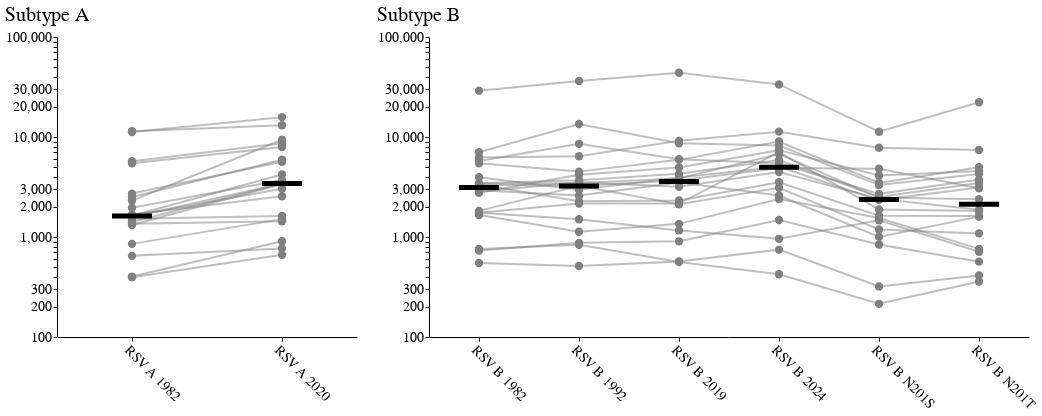

The notebook cell this image was saved under:
### Markdown cell above
## before and after plot

### Code cell
import altair as alt

# Filter the DataFrame to exclude unwanted serum values
filtered_df = RSV_IC50_mean[~RSV_IC50_mean['serum'].isin(['BEI_neg', 'BEI negative'])]

# Define a selection for viruses
virus_selection = alt.selection_point(fields=['virus'], bind='legend', name="Virus Selection")

# Create the median layer (with larger ticks)
def create_median_layer(data):
    return alt.Chart(data).mark_tick(
        thickness=5,  # Thickness of the tick
        size=40,  # Length of the tick
        color='black'
    ).encode(
        x=alt.X('virus:N', title=None),  # X-axis for virus
        y=alt.Y('median(geo_mean_NT50):Q', title=None)  # Median per virus
    ).transform_filter(
        virus_selection  # Apply selection for interactivity
    )

# Create the individual serum line chart
def create_serum_chart(data, width):
    return alt.Chart(data).mark_line(
        point=alt.OverlayMarkDef(size=70, color='grey'),  # Medium grey points
        color='grey',  # Medium grey lines
        opacity=0.5  # Slightly see-through connecting lines
    ).encode(
        x=alt.X('virus:N', title='RSV pseudovirus', axis=alt.Axis(labelAngle=45)),
        y=alt.Y('geo_mean_NT50:Q', 
                title='Sera neutralization titer (geo_mean_NT50)', 
                scale=alt.Scale(type='log')),
        detail='serum:N',  # Ensure lines connect per serum, not virus
        tooltip=[
            alt.Tooltip('serum:N', title='Serum'),
            alt.Tooltip('virus:N', title='Virus'),
            alt.Tooltip('geo_mean_NT50:Q', title='geo_mean_NT50')
        ]
    ).add_params(
        virus_selection  # Add the interactive selection
    ).properties(
        width=width,
        height=300
    )

# Create layered charts for subtypes
chart_A = alt.layer(
    create_serum_chart(filtered_df[filtered_df['subtype'] == 'A'], 300),  # Serum lines
    create_median_layer(filtered_df[filtered_df['subtype'] == 'A'])  # Median ticks
).properties(
    title="Subtype A"
)

chart_B = alt.layer(
    create_serum_chart(filtered_df[filtered_df['subtype'] == 'B'], 600),  # Serum lines
    create_median_layer(filtered_df[filtered_df['subtype'] == 'B'])  # Median ticks
).properties(
    title="Subtype B"
)

# Save the Subtype A chart as an interactive HTML file
#chart_A.save("03_output/plots/Subtype_A_interactive_with_legend.html")

# Save the Subtype B chart as an interactive HTML file
#chart_B.save("03_output/plots/Subtype_B_interactive_with_legend.html")

# Combine the two charts horizontally for viewing in the notebook
combined_chart = alt.hconcat(chart_A, chart_B).resolve_scale(
    y='shared'  # Share the y-axis scale between the two charts
)

combined_chart

### Figure 1 — Vega-Lite specification as saved in the notebook (floating-point values rounded to 4 significant figures)
{"config": {"background": "transparent", "title": {"fontSize": 20, "fontWeight": "normal", "font": "Helvetica", "anchor": "start", "color": "#000000", "orient": "top", "offset": 5, "subtitleColor": "gray", "subtitleFont": "Helvetica", "subtitleFontWeight": "normal", "subtitleFontSize": 18, "subtitlePadding": 2}, "axis": {"domain": true, "domainColor": "black", "domainWidth": 1, "grid": false, "gridColor": "#DEDDDD", "gridWidth": 0.5, "labelFont": "Helvetica", "labelFontSize": 14, "labelFlush": false, "labelFontWeight": "normal", "labelPadding": 2, "tickColor": "black", "tickSize": 4, "tickWidth": 1, "titleFont": "Helvetica", "titleAlign": "center", "titleFontWeight": "bold", "titleFontSize": 14, "titlePadding": 5}, "legend": {"labelFont": "Helvetica", "labelFontSize": 14, "symbolSize": 100, "titleFont": "Helvetica", "titleFontSize": 14, "titleFontWeight": "bold", "padding": 5, "titleLimit": 200, "gradientLength": 100}, "range": {"category": ["#4e79a7", "#f28e2c", "#e15759", "#76b7b2", "#59a14f", "#edc949", "#af7aa1", "#ff9da7", "#9c755f", "#bab0ab"], "diverging": ["#c7e9b4", "#7fcdbb", "#41b6c4", "#1d91c0", "#225ea8", "#253494"]}, "view": {"stroke": "transparent", "strokeWidth": 0}, "text": {"font": "Helvetica Light", "fontSize": 14}}, "hconcat": [{"layer": [{"data": {"name": "data-6598c25820607ab84f5c9c936a9d90be"}, "mark": {"type": "line", "color": "grey", "opacity": 0.5, "point": {"color": "grey", "size": 70}}, "encoding": {"detail": {"field": "serum", "type": "nominal"}, "tooltip": [{"field": "serum", "title": "Serum", "type": "nominal"}, {"field": "virus", "title": "Virus", "type": "nominal"}, {"field": "geo_mean_NT50", "title": "geo_mean_NT50", "type": "quantitative"}], "x": {"axis": {"labelAngle": 45}, "field": "virus", "title": "RSV pseudovirus", "type": "nominal"}, "y": {"field": "geo_mean_NT50", "scale": {"type": "log"}, "title": "Sera neutralization titer (geo_mean_NT50)", "type": "quantitative"}}, "name": "view_1"}, {"data": {"name": "data-6598c25820607ab84f5c9c936a9d90be"}, "mark": {"type": "tick", "color": "black", "size": 40, "thickness": 5}, "encoding": {"x": {"field": "virus", "title": null, "type": "nominal"}, "y": {"aggregate": "median", "field": "geo_mean_NT50", "title": null, "type": "quantitative"}}, "transform": [{"filter": {"param": "Virus Selection"}}]}], "height": 300, "title": "Subtype A", "width": 300}, {"layer": [{"data": {"name": "data-045e53a7aea896a1151cbe491a7240cb"}, "mark": {"type": "line", "color": "grey", "opacity": 0.5, "point": {"color": "grey", "size": 70}}, "encoding": {"detail": {"field": "serum", "type": "nominal"}, "tooltip": [{"field": "serum", "title": "Serum", "type": "nominal"}, {"field": "virus", "title": "Virus", "type": "nominal"}, {"field": "geo_mean_NT50", "title": "geo_mean_NT50", "type": "quantitative"}], "x": {"axis": {"labelAngle": 45}, "field": "virus", "title": "RSV pseudovirus", "type": "nominal"}, "y": {"field": "geo_mean_NT50", "scale": {"type": "log"}, "title": "Sera neutralization titer (geo_mean_NT50)", "type": "quantitative"}}, "name": "view_2"}, {"data": {"name": "data-045e53a7aea896a1151cbe491a7240cb"}, "mark": {"type": "tick", "color": "black", "size": 40, "thickness": 5}, "encoding": {"x": {"field": "virus", "title": null, "type": "nominal"}, "y": {"aggregate": "median", "field": "geo_mean_NT50", "title": null, "type": "quantitative"}}, "transform": [{"filter": {"param": "Virus Selection"}}]}], "height": 300, "title": "Subtype B", "width": 600}], "params": [{"name": "Virus Selection", "select": {"type": "point", "fields": ["virus"]}, "bind": "legend", "views": ["view_1", "view_2"]}], "resolve": {"scale": {"y": "shared"}}, "$schema": "https://vega.github.io/schema/vega-lite/v5.20.1.json", "datasets": {"data-6598c25820607ab84f5c9c936a9d90be": [{"virus": "RSV A 1982", "serum": "85_1", "geo_mean_NT50": 1676.0, "lower": 1413.0, "upper": 1988.0, "subtype": "A"}, {"virus": "RSV A 1982", "serum": "85_2", "geo_mean_NT50": 395.2, "lower": 315.1, "upper": 495.6, "subtype": "A"}, {"virus": "RSV A 1982", "serum": "85_3", "geo_mean_NT50": 2311.0, "lower": 1452.0, "upper": 3678.0, "subtype": "A"}, {"virus": "RSV A 1982", "serum": "85_4", "geo_mean_NT50": 647.8, "lower": 646.6, "upper": 649.1, "subtype": "A"}, {"virus": "RSV A 1982", "serum": "85_6", "geo_mean_NT50": 1584.0, "lower": 1146.0, "upper": 2191.0, "subtype": "A"}, {"virus": "RSV A 1982", "serum": "85_7", "geo_mean_NT50": 1959.0, "lower": 1395.0, "upper": 2752.0, "subtype": "A"}, {"virus": "RSV A 1982", "serum": "85_8", "geo_mean_NT50": 5460.0, "lower": 4889.0, "upper": 6098.0, "subtype": "A"}, {"virus": "RSV A 1982", "serum": "86_1", "geo_mean_NT50": 1628.0, "lower": 1351.0, "upper": 1962.0, "subtype": "A"}, {"virus": "RSV A 1982", "serum": "86_10", "geo_mean_NT50": 853.6, "lower": 741.2, "upper": 983.1, "subtype": "A"}, {"virus": "RSV A 1982", "serum": "86_12", "geo_mean_NT50": 402.1, "lower": 326.5, "upper": 495.3, "subtype": "A"}, {"virus": "RSV A 1982", "serum": "86_2", "geo_mean_NT50": 2717.0, "lower": 2326.0, "upper": 3174.0, "subtype": "A"}, {"virus": "RSV A 1982", "serum": "86_4", "geo_mean_NT50": 1320.0, "lower": 825.2, "upper": 2110.0, "subtype": "A"}, {"virus": "RSV A 1982", "serum": "86_6", "geo_mean_NT50": 1414.0, "lower": 1069.0, "upper": 1871.0, "subtype": "A"}, {"virus": "RSV A 1982", "serum": "86_7", "geo_mean_NT50": 1360.0, "lower": 1360.0, "upper": 1360.0, "subtype": "A"}, {"virus": "RSV A 1982", "serum": "86_8", "geo_mean_NT50": 1525.0, "lower": 972.5, "upper": 2392.0, "subtype": "A"}, {"virus": "RSV A 1982", "serum": "86_9", "geo_mean_NT50": 11400.0, "lower": 10640.0, "upper": 12220.0, "subtype": "A"}, {"virus": "RSV A 1982", "serum": "87_4", "geo_mean_NT50": 1623.0, "lower": 1209.0, "upper": 2180.0, "subtype": "A"}, {"virus": "RSV A 1982", "serum": "87_7", "geo_mean_NT50": 5716.0, "lower": 5614.0, "upper": 5819.0, "subtype": "A"}, {"virus": "RSV A 1982", "serum": "87_8", "geo_mean_NT50": 2507.0, "lower": 2160.0, "upper": 2910.0, "subtype": "A"}, {"virus": "RSV A 1982", "serum": "87_9", "geo_mean_NT50": 11200.0, "lower": 8851.0, "upper": 14180.0, "subtype": "A"}, {"virus": "RSV A 2020", "serum": "85_1", "geo_mean_NT50": 2551.0, "lower": 2232.0, "upper": 2917.0, "subtype": "A"}, {"virus": "RSV A 2020", "serum": "85_2", "geo_mean_NT50": 663.7, "lower": 499.2, "upper": 882.5, "subtype": "A"}, {"virus": "RSV A 2020", "serum": "85_3", "geo_mean_NT50": 9390.0, "lower": 8593.0, "upper": 10260.0, "subtype": "A"}, {"virus": "RSV A 2020", "serum": "85_4", "geo_mean_NT50": 768.3, "lower": 680.1, "upper": 867.9, "subtype": "A"}, {"virus": "RSV A 2020", "serum": "85_6", "geo_mean_NT50": 3434.0, "lower": 2945.0, "upper": 4005.0, "subtype": "A"}, {"virus": "RSV A 2020", "serum": "85_7", "geo_mean_NT50": 3721.0, "lower": 3146.0, "upper": 4401.0, "subtype": "A"}, {"virus": "RSV A 2020", "serum": "85_8", "geo_mean_NT50": 7942.0, "lower": 7588.0, "upper": 8312.0, "subtype": "A"}, {"virus": "RSV A 2020", "serum": "86_1", "geo_mean_NT50": 4213.0, "lower": 4026.0, "upper": 4409.0, "subtype": "A"}, {"virus": "RSV A 2020", "serum": "86_10", "geo_mean_NT50": 1509.0, "lower": 1171.0, "upper": 1945.0, "subtype": "A"}, {"virus": "RSV A 2020", "serum": "86_12", "geo_mean_NT50": 907.3, "lower": 731.2, "upper": 1126.0, "subtype": "A"}, {"virus": "RSV A 2020", "serum": "86_2", "geo_mean_NT50": 5643.0, "lower": 5370.0, "upper": 5929.0, "subtype": "A"}, {"virus": "RSV A 2020", "serum": "86_4", "geo_mean_NT50": 3387.0, "lower": 2763.0, "upper": 4153.0, "subtype": "A"}, {"virus": "RSV A 2020", "serum": "86_6", "geo_mean_NT50": 3431.0, "lower": 2779.0, "upper": 4236.0, "subtype": "A"}, {"virus": "RSV A 2020", "serum": "86_7", "geo_mean_NT50": 1437.0, "lower": 1399.0, "upper": 1477.0, "subtype": "A"}, {"virus": "RSV A 2020", "serum": "86_8", "geo_mean_NT50": 1620.0, "lower": 1162.0, "upper": 2260.0, "subtype": "A"}, {"virus": "RSV A 2020", "serum": "86_9", "geo_mean_NT50": 13110.0, "lower": 11010.0, "upper": 15600.0, "subtype": "A"}, {"virus": "RSV A 2020", "serum": "87_4", "geo_mean_NT50": 3034.0, "lower": 2783.0, "upper": 3309.0, "subtype": "A"}, {"virus": "RSV A 2020", "serum": "87_7", "geo_mean_NT50": 8676.0, "lower": 8471.0, "upper": 8886.0, "subtype": "A"}, {"virus": "RSV A 2020", "serum": "87_8", "geo_mean_NT50": 5917.0, "lower": 5900.0, "upper": 5933.0, "subtype": "A"}, {"virus": "RSV A 2020", "serum": "87_9", "geo_mean_NT50": 15790.0, "lower": 14010.0, "upper": 17800.0, "subtype": "A"}], "data-045e53a7aea896a1151cbe491a7240cb": [{"virus": "RSV B 1982", "serum": "85_1", "geo_mean_NT50": 1656.0, "lower": 1543.0, "upper": 1778.0, "subtype": "B"}, {"virus": "RSV B 1982", "serum": "85_2", "geo_mean_NT50": 732.7, "lower": 703.9, "upper": 762.7, "subtype": "B"}, {"virus": "RSV B 1982", "serum": "85_3", "geo_mean_NT50": 6250.0, "lower": 5937.0, "upper": 6579.0, "subtype": "B"}, {"virus": "RSV B 1982", "serum": "85_4", "geo_mean_NT50": 759.2, "lower": 680.5, "upper": 847.0, "subtype": "B"}, {"virus": "RSV B 1982", "serum": "85_6", "geo_mean_NT50": 3354.0, "lower": 2859.0, "upper": 3935.0, "subtype": "B"}, {"virus": "RSV B 1982", "serum": "85_7", "geo_mean_NT50": 5464.0, "lower": 4161.0, "upper": 7174.0, "subtype": "B"}, {"virus": "RSV B 1982", "serum": "85_8", "geo_mean_NT50": 5749.0, "lower": 4495.0, "upper": 7355.0, "subtype": "B"}, {"virus": "RSV B 1982", "serum": "86_1", "geo_mean_NT50": 3400.0, "lower": 3197.0, "upper": 3617.0, "subtype": "B"}, {"virus": "RSV B 1982", "serum": "86_10", "geo_mean_NT50": 1748.0, "lower": 1741.0, "upper": 1754.0, "subtype": "B"}, {"virus": "RSV B 1982", "serum": "86_12", "geo_mean_NT50": 549.4, "lower": 504.9, "upper": 597.7, "subtype": "B"}, {"virus": "RSV B 1982", "serum": "86_2", "geo_mean_NT50": 2929.0, "lower": 2091.0, "upper": 4105.0, "subtype": "B"}, {"virus": "RSV B 1982", "serum": "86_4", "geo_mean_NT50": 2768.0, "lower": 2250.0, "upper": 3405.0, "subtype": "B"}, {"virus": "RSV B 1982", "serum": "86_6", "geo_mean_NT50": 1752.0, "lower": 1618.0, "upper": 1897.0, "subtype": "B"}, {"virus": "RSV B 1982", "serum": "86_7", "geo_mean_NT50": 2843.0, "lower": 2023.0, "upper": 3994.0, "subtype": "B"}, {"virus": "RSV B 1982", "serum": "86_8", "geo_mean_NT50": 1824.0, "lower": 1093.0, "upper": 3044.0, "subtype": "B"}, {"virus": "RSV B 1982", "serum": "86_9", "geo_mean_NT50": 29060.0, "lower": 27690.0, "upper": 30490.0, "subtype": "B"}, {"virus": "RSV B 1982", "serum": "87_4", "geo_mean_NT50": 3954.0, "lower": 3568.0, "upper": 4381.0, "subtype": "B"}, {"virus": "RSV B 1982", "serum": "87_7", "geo_mean_NT50": 3441.0, "lower": 2654.0, "upper": 4462.0, "subtype": "B"}, {"virus": "RSV B 1982", "serum": "87_8", "geo_mean_NT50": 3336.0, "lower": 3015.0, "upper": 3691.0, "subtype": "B"}, {"virus": "RSV B 1982", "serum": "87_9", "geo_mean_NT50": 7036.0, "lower": 6833.0, "upper": 7245.0, "subtype": "B"}, {"virus": "RSV B 1992", "serum": "85_1", "geo_mean_NT50": 1130.0, "lower": 1128.0, "upper": 1132.0, "subtype": "B"}, {"virus": "RSV B 1992", "serum": "85_2", "geo_mean_NT50": 873.9, "lower": 737.3, "upper": 1036.0, "subtype": "B"}, {"virus": "RSV B 1992", "serum": "85_3", "geo_mean_NT50": 6421.0, "lower": 5743.0, "upper": 7181.0, "subtype": "B"}, {"virus": "RSV B 1992", "serum": "85_4", "geo_mean_NT50": 834.4, "lower": 736.2, "upper": 945.7, "subtype": "B"}, {"virus": "RSV B 1992", "serum": "85_6", "geo_mean_NT50": 2276.0, "lower": 2046.0, "upper": 2533.0, "subtype": "B"}, {"virus": "RSV B 1992", "serum": "85_7", "geo_mean_NT50": 4506.0, "lower": 3906.0, "upper": 5199.0, "subtype": "B"}, {"virus": "RSV B 1992", "serum": "85_8", "geo_mean_NT50": 8545.0, "lower": 6037.0, "upper": 12100.0, "subtype": "B"}, {"virus": "RSV B 1992", "serum": "86_1", "geo_mean_NT50": 3463.0, "lower": 3444.0, "upper": 3481.0, "subtype": "B"}, {"virus": "RSV B 1992", "serum": "86_10", "geo_mean_NT50": 1503.0, "lower": 1412.0, "upper": 1600.0, "subtype": "B"}, {"virus": "RSV B 1992", "serum": "86_12", "geo_mean_NT50": 513.0, "lower": 424.8, "upper": 619.4, "subtype": "B"}, {"virus": "RSV B 1992", "serum": "86_2", "geo_mean_NT50": 2593.0, "lower": 2415.0, "upper": 2785.0, "subtype": "B"}, {"virus": "RSV B 1992", "serum": "86_4", "geo_mean_NT50": 4185.0, "lower": 3583.0, "upper": 4888.0, "subtype": "B"}, {"virus": "RSV B 1992", "serum": "86_6", "geo_mean_NT50": 2160.0, "lower": 2085.0, "upper": 2236.0, "subtype": "B"}, {"virus": "RSV B 1992", "serum": "86_7", "geo_mean_NT50": 3534.0, "lower": 3529.0, "upper": 3539.0, "subtype": "B"}, {"virus": "RSV B 1992", "serum": "86_8", "geo_mean_NT50": 3245.0, "lower": 3158.0, "upper": 3334.0, "subtype": "B"}, {"virus": "RSV B 1992", "serum": "86_9", "geo_mean_NT50": 36290.0, "lower": 28780.0, "upper": 45760.0, "subtype": "B"}, {"virus": "RSV B 1992", "serum": "87_4", "geo_mean_NT50": 2967.0, "lower": 2728.0, "upper": 3226.0, "subtype": "B"}, {"virus": "RSV B 1992", "serum": "87_7", "geo_mean_NT50": 3686.0, "lower": 3448.0, "upper": 3941.0, "subtype": "B"}, {"virus": "RSV B 1992", "serum": "87_8", "geo_mean_NT50": 3245.0, "lower": 3149.0, "upper": 3344.0, "subtype": "B"}, {"virus": "RSV B 1992", "serum": "87_9", "geo_mean_NT50": 13510.0, "lower": 13270.0, "upper": 13750.0, "subtype": "B"}, {"virus": "RSV B 2019", "serum": "85_1", "geo_mean_NT50": 1353.0, "lower": 1201.0, "upper": 1524.0, "subtype": "B"}, {"virus": "RSV B 2019", "serum": "85_2", "geo_mean_NT50": 904.7, "lower": 877.0, "upper": 933.2, "subtype": "B"}, {"virus": "RSV B 2019", "serum": "85_3", "geo_mean_NT50": 9153.0, "lower": 8195.0, "upper": 10220.0, "subtype": "B"}, {"virus": "RSV B 2019", "serum": "85_4", "geo_mean_NT50": 561.3, "lower": 535.5, "upper": 588.4, "subtype": "B"}, {"virus": "RSV B 2019", "serum": "85_6", "geo_mean_NT50": 2315.0, "lower": 1985.0, "upper": 2701.0, "subtype": "B"}, {"virus": "RSV B 2019", "serum": "85_7", "geo_mean_NT50": 5906.0, "lower": 5064.0, "upper": 6889.0, "subtype": "B"}, {"virus": "RSV B 2019", "serum": "85_8", "geo_mean_NT50": 6003.0, "lower": 5954.0, "upper": 6052.0, "subtype": "B"}, {"virus": "RSV B 2019", "serum": "86_1", "geo_mean_NT50": 3857.0, "lower": 3561.0, "upper": 4177.0, "subtype": "B"}, {"virus": "RSV B 2019", "serum": "86_10", "geo_mean_NT50": 1164.0, "lower": 1159.0, "upper": 1168.0, "subtype": "B"}, {"virus": "RSV B 2019", "serum": "86_12", "geo_mean_NT50": 569.7, "lower": 548.5, "upper": 591.7, "subtype": "B"}, {"virus": "RSV B 2019", "serum": "86_2", "geo_mean_NT50": 3506.0, "lower": 2686.0, "upper": 4576.0, "subtype": "B"}, {"virus": "RSV B 2019", "serum": "86_4", "geo_mean_NT50": 4950.0, "lower": 4763.0, "upper": 5144.0, "subtype": "B"}, {"virus": "RSV B 2019", "serum": "86_6", "geo_mean_NT50": 2157.0, "lower": 1937.0, "upper": 2401.0, "subtype": "B"}, {"virus": "RSV B 2019", "serum": "86_7", "geo_mean_NT50": 3179.0, "lower": 3145.0, "upper": 3213.0, "subtype": "B"}, {"virus": "RSV B 2019", "serum": "86_8", "geo_mean_NT50": 2124.0, "lower": 2047.0, "upper": 2204.0, "subtype": "B"}, {"virus": "RSV B 2019", "serum": "86_9", "geo_mean_NT50": 43920.0, "lower": 42480.0, "upper": 45420.0, "subtype": "B"}, {"virus": "RSV B 2019", "serum": "87_4", "geo_mean_NT50": 3938.0, "lower": 3645.0, "upper": 4254.0, "subtype": "B"}, {"virus": "RSV B 2019", "serum": "87_7", "geo_mean_NT50": 4281.0, "lower": 3877.0, "upper": 4728.0, "subtype": "B"}, {"virus": "RSV B 2019", "serum": "87_8", "geo_mean_NT50": 3683.0, "lower": 3038.0, "upper": 4464.0, "subtype": "B"}, {"virus": "RSV B 2019", "serum": "87_9", "geo_mean_NT50": 8658.0, "lower": 6670.0, "upper": 11240.0, "subtype": "B"}, {"virus": "RSV B 2024", "serum": "85_1", "geo_mean_NT50": 2395.0, "lower": 2381.0, "upper": 2409.0, "subtype": "B"}, {"virus": "RSV B 2024", "serum": "85_2", "geo_mean_NT50": 1481.0, "lower": 1387.0, "upper": 1581.0, "subtype": "B"}, {"virus": "RSV B 2024", "serum": "85_3", "geo_mean_NT50": 11310.0, "lower": 10940.0, "upper": 11700.0, "subtype": "B"}, {"virus": "RSV B 2024", "serum": "85_4", "geo_mean_NT50": 424.2, "lower": 330.6, "upper": 544.4, "subtype": "B"}, {"virus": "RSV B 2024", "serum": "85_6", "geo_mean_NT50": 3526.0, "lower": 3500.0, "upper": 3553.0, "subtype": "B"}, {"virus": "RSV B 2024", "serum": "85_7", "geo_mean_NT50": 9020.0, "lower": 7277.0, "upper": 11180.0, "subtype": "B"}, {"virus": "RSV B 2024", "serum": "85_8", "geo_mean_NT50": 5466.0, "lower": 5265.0, "upper": 5675.0, "subtype": "B"}, {"virus": "RSV B 2024", "serum": "86_1", "geo_mean_NT50": 6756.0, "lower": 6026.0, "upper": 7575.0, "subtype": "B"}, {"virus": "RSV B 2024", "serum": "86_10", "geo_mean_NT50": 958.9, "lower": 777.4, "upper": 1183.0, "subtype": "B"}, {"virus": "RSV B 2024", "serum": "86_12", "geo_mean_NT50": 747.4, "lower": 735.0, "upper": 760.0, "subtype": "B"}, {"virus": "RSV B 2024", "serum": "86_2", "geo_mean_NT50": 2595.0, "lower": 2180.0, "upper": 3090.0, "subtype": "B"}, {"virus": "RSV B 2024", "serum": "86_4", "geo_mean_NT50": 7387.0, "lower": 7142.0, "upper": 7640.0, "subtype": "B"}, {"virus": "RSV B 2024", "serum": "86_6", "geo_mean_NT50": 7065.0, "lower": 5246.0, "upper": 9516.0, "subtype": "B"}, {"virus": "RSV B 2024", "serum": "86_7", "geo_mean_NT50": 4470.0, "lower": 3985.0, "upper": 5013.0, "subtype": "B"}, {"virus": "RSV B 2024", "serum": "86_8", "geo_mean_NT50": 3111.0, "lower": 2463.0, "upper": 3928.0, "subtype": "B"}, {"virus": "RSV B 2024", "serum": "86_9", "geo_mean_NT50": 33550.0, "lower": 29240.0, "upper": 38510.0, "subtype": "B"}, {"virus": "RSV B 2024", "serum": "87_4", "geo_mean_NT50": 5041.0, "lower": 5041.0, "upper": 5042.0, "subtype": "B"}, {"virus": "RSV B 2024", "serum": "87_7", "geo_mean_NT50": 5894.0, "lower": 5108.0, "upper": 6801.0, "subtype": "B"}, {"virus": "RSV B 2024", "serum": "87_8", "geo_mean_NT50": 4898.0, "lower": 4082.0, "upper": 5876.0, "subtype": "B"}, {"virus": "RSV B 2024", "serum": "87_9", "geo_mean_NT50": 8220.0, "lower": 8069.0, "upper": 8374.0, "subtype": "B"}, {"virus": "RSV B N201S", "serum": "85_1", "geo_mean_NT50": 1545.0, "lower": 1545.0, "upper": 1545.0, "subtype": "B"}, {"virus": "RSV B N201S", "serum": "85_2", "geo_mean_NT50": 841.3, "lower": 841.3, "upper": 841.3, "subtype": "B"}, {"virus": "RSV B N201S", "serum": "85_3", "geo_mean_NT50": 7807.0, "lower": 7807.0, "upper": 7807.0, "subtype": "B"}, {"virus": "RSV B N201S", "serum": "85_4", "geo_mean_NT50": 214.7, "lower": 214.7, "upper": 214.7, "subtype": "B"}, {"virus": "RSV B N201S", "serum": "85_6", "geo_mean_NT50": 1635.0, "lower": 1635.0, "upper": 1635.0, "subtype": "B"}, {"virus": "RSV B N201S", "serum": "85_7", "geo_mean_NT50": 3467.0, "lower": 3467.0, "upper": 3467.0, "subtype": "B"}, {"virus": "RSV B N201S", "serum": "85_8", "geo_mean_NT50": 2700.0, "lower": 2700.0, "upper": 2700.0, "subtype": "B"}, {"virus": "RSV B N201S", "serum": "86_1", "geo_mean_NT50": 2479.0, "lower": 2479.0, "upper": 2479.0, "subtype": "B"}, {"virus": "RSV B N201S", "serum": "86_10", "geo_mean_NT50": 1471.0, "lower": 1471.0, "upper": 1471.0, "subtype": "B"}, {"virus": "RSV B N201S", "serum": "86_12", "geo_mean_NT50": 320.4, "lower": 320.4, "upper": 320.4, "subtype": "B"}, {"virus": "RSV B N201S", "serum": "86_2", "geo_mean_NT50": 1002.0, "lower": 1002.0, "upper": 1002.0, "subtype": "B"}, {"virus": "RSV B N201S", "serum": "86_4", "geo_mean_NT50": 4116.0, "lower": 4116.0, "upper": 4116.0, "subtype": "B"}, {"virus": "RSV B N201S", "serum": "86_6", "geo_mean_NT50": 1887.0, "lower": 1887.0, "upper": 1887.0, "subtype": "B"}, {"virus": "RSV B N201S", "serum": "86_7", "geo_mean_NT50": 2405.0, "lower": 2405.0, "upper": 2405.0, "subtype": "B"}, {"virus": "RSV B N201S", "serum": "86_8", "geo_mean_NT50": 1188.0, "lower": 1188.0, "upper": 1188.0, "subtype": "B"}, {"virus": "RSV B N201S", "serum": "86_9", "geo_mean_NT50": 11290.0, "lower": 11290.0, "upper": 11290.0, "subtype": "B"}, {"virus": "RSV B N201S", "serum": "87_4", "geo_mean_NT50": 2338.0, "lower": 2338.0, "upper": 2338.0, "subtype": "B"}, {"virus": "RSV B N201S", "serum": "87_7", "geo_mean_NT50": 2516.0, "lower": 2516.0, "upper": 2516.0, "subtype": "B"}, {"virus": "RSV B N201S", "serum": "87_8", "geo_mean_NT50": 4825.0, "lower": 4825.0, "upper": 4825.0, "subtype": "B"}, {"virus": "RSV B N201S", "serum": "87_9", "geo_mean_NT50": 3305.0, "lower": 3305.0, "upper": 3305.0, "subtype": "B"}, {"virus": "RSV B N201T", "serum": "85_1", "geo_mean_NT50": 761.0, "lower": 569.0, "upper": 1018.0, "subtype": "B"}, {"virus": "RSV B N201T", "serum": "85_2", "geo_mean_NT50": 566.9, "lower": 430.9, "upper": 745.9, "subtype": "B"}, {"virus": "RSV B N201T", "serum": "85_3", "geo_mean_NT50": 7422.0, "lower": 6439.0, "upper": 8556.0, "subtype": "B"}, {"virus": "RSV B N201T", "serum": "85_4", "geo_mean_NT50": 358.6, "lower": 282.4, "upper": 455.3, "subtype": "B"}, {"virus": "RSV B N201T", "serum": "85_6", "geo_mean_NT50": 1623.0, "lower": 1392.0, "upper": 1893.0, "subtype": "B"}, {"virus": "RSV B N201T", "serum": "85_7", "geo_mean_NT50": 4980.0, "lower": 4409.0, "upper": 5625.0, "subtype": "B"}, {"virus": "RSV B N201T", "serum": "85_8", "geo_mean_NT50": 3751.0, "lower": 3015.0, "upper": 4666.0, "subtype": "B"}, {"virus": "RSV B N201T", "serum": "86_1", "geo_mean_NT50": 2387.0, "lower": 1945.0, "upper": 2930.0, "subtype": "B"}, {"virus": "RSV B N201T", "serum": "86_10", "geo_mean_NT50": 712.3, "lower": 547.4, "upper": 926.8, "subtype": "B"}, {"virus": "RSV B N201T", "serum": "86_12", "geo_mean_NT50": 412.4, "lower": 278.8, "upper": 610.0, "subtype": "B"}, {"virus": "RSV B N201T", "serum": "86_2", "geo_mean_NT50": 1598.0, "lower": 1066.0, "upper": 2397.0, "subtype": "B"}, {"virus": "RSV B N201T", "serum": "86_4", "geo_mean_NT50": 4573.0, "lower": 4108.0, "upper": 5090.0, "subtype": "B"}, {"virus": "RSV B N201T", "serum": "86_6", "geo_mean_NT50": 1820.0, "lower": 1473.0, "upper": 2250.0, "subtype": "B"}, {"virus": "RSV B N201T", "serum": "86_7", "geo_mean_NT50": 1871.0, "lower": 1787.0, "upper": 1959.0, "subtype": "B"}, {"virus": "RSV B N201T", "serum": "86_8", "geo_mean_NT50": 1087.0, "lower": 949.1, "upper": 1244.0, "subtype": "B"}, {"virus": "RSV B N201T", "serum": "86_9", "geo_mean_NT50": 22270.0, "lower": 18720.0, "upper": 26490.0, "subtype": "B"}, {"virus": "RSV B N201T", "serum": "87_4", "geo_mean_NT50": 3124.0, "lower": 2843.0, "upper": 3434.0, "subtype": "B"}, {"virus": "RSV B N201T", "serum": "87_7", "geo_mean_NT50": 3468.0, "lower": 2082.0, "upper": 5774.0, "subtype": "B"}, {"virus": "RSV B N201T", "serum": "87_8", "geo_mean_NT50": 3069.0, "lower": 2764.0, "upper": 3408.0, "subtype": "B"}, {"virus": "RSV B N201T", "serum": "87_9", "geo_mean_NT50": 4267.0, "lower": 3983.0, "upper": 4571.0, "subtype": "B"}]}}
